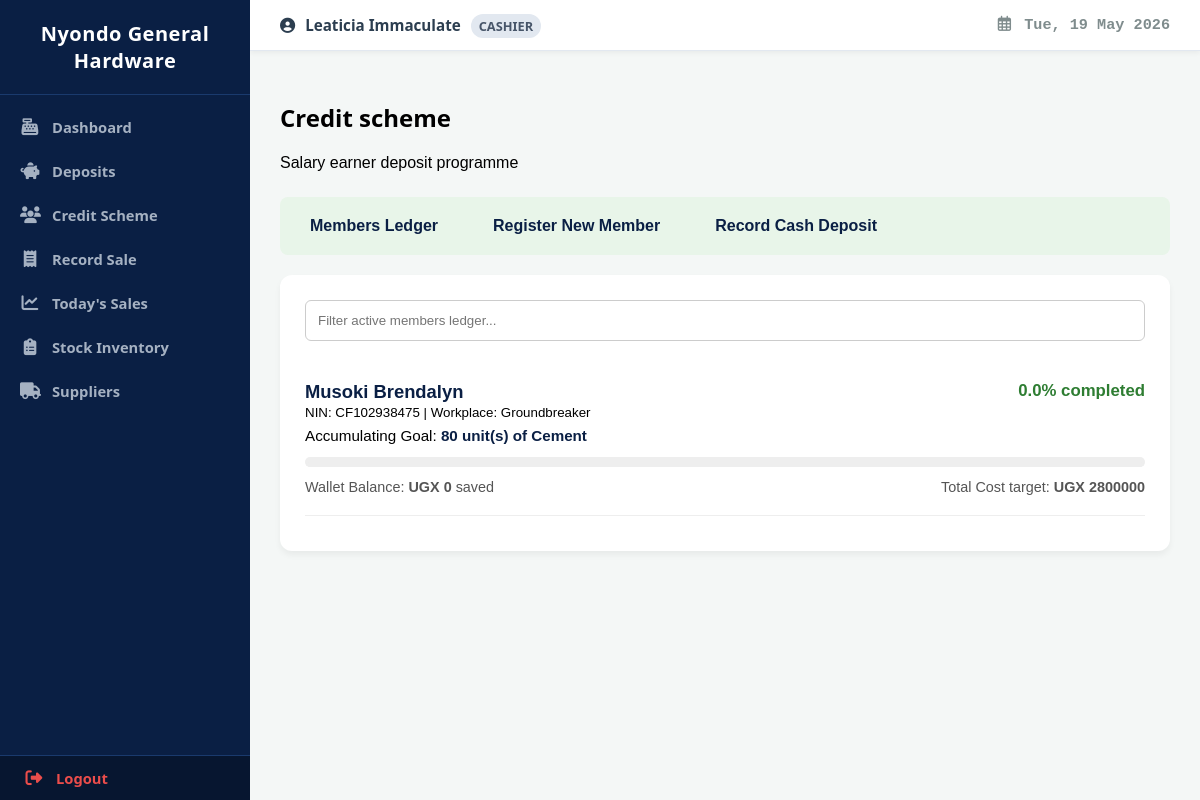
/deposits/ (signed in), run on an earlier commit of the app's database.
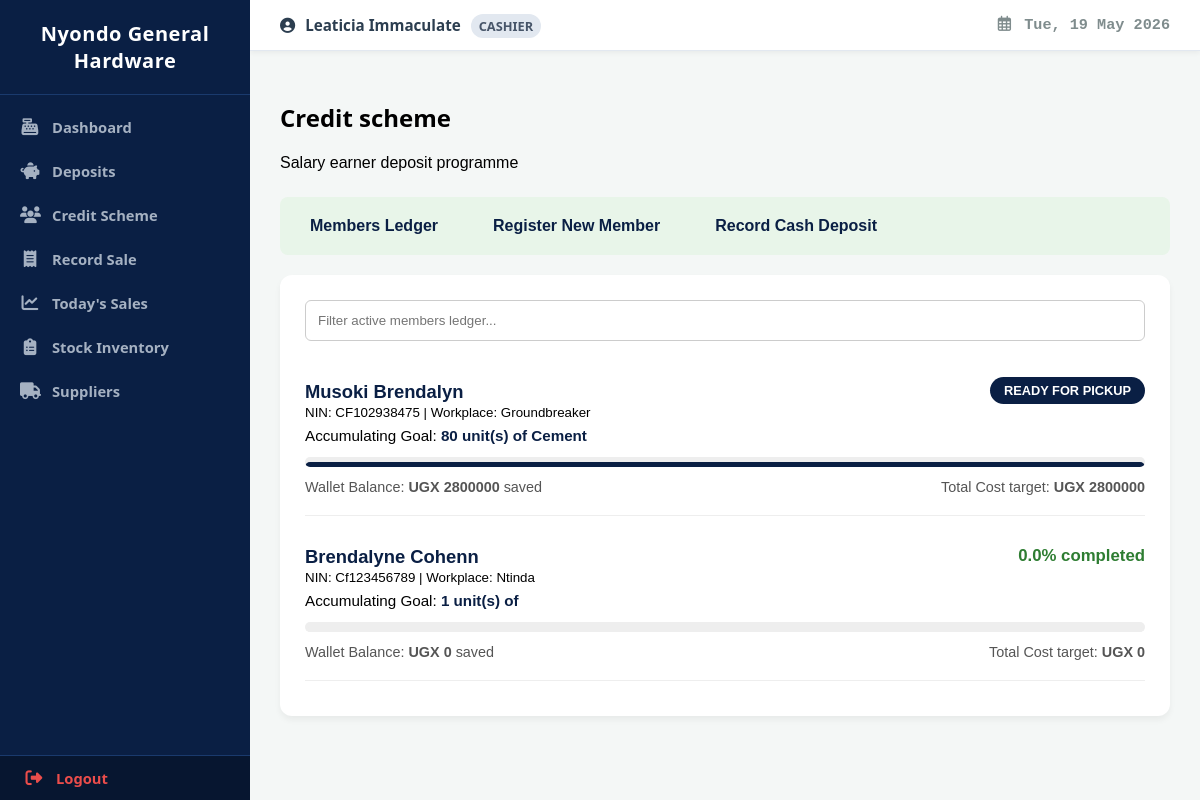
And on a later commit of the database.
### web/models.py (models this page shows, shortened)
class SalaryEarner(models.Model):
    national_id_name = models.CharField(max_length=100)
    nin_number = models.CharField(max_length=14, unique=True, validators=[ugandan_nin_rule])
    phone_number = models.CharField(max_length=15, validators=[ugandan_phone_rule])
    workplace = models.CharField(max_length=100, blank=True, null=True)
    target_product = models.ForeignKey(Item, on_delete=models.CASCADE, null=True, blank=True)
    target_quantity = models.PositiveIntegerField(default=1)
    target_amount = models.DecimalField(max_digits=12, decimal_places=0, default=0)
    credit_balance = models.DecimalField(max_digits=12, decimal_places=0, default=0)
    @property
    def progress(self):
        if self.target_amount > 0:
            percent = (self.credit_balance / self.target_amount) * 100
            return min(round(percent, 1), 100.0)
        return 0

class Item(models.Model):
    name = models.CharField(max_length=50, unique=True) # Cement, Iron Sheets, Iron Bars
    price = models.DecimalField(max_digits=12, decimal_places=0)

### web/views.py (the view, shortened to what this page needs)
# urls.py: path('deposits/', views.credit_scheme, name='credit_scheme'),
@login_required(login_url='/')
def credit_scheme(request):
    earners = SalaryEarner.objects.select_related('target_product').all()
    scheme_items = Item.objects.all()
    return render(request, 'deposits.html', {
        'earners': earners,
        'scheme_items': scheme_items
    })

### web/templates/deposits.html (shortened to what this page needs)
{% extends 'base.html' %}
{% block content %}
<h2>Credit scheme</h2>
<p class="text-muted" style="font-family: sans-serif; margin-bottom: 25px;">Salary earner deposit programme</p>
<div class="scheme-tabs">
    <a href="#members">Members Ledger</a>
    <a href="#register">Register New Member</a>
    <a href="#deposit">Record Cash Deposit</a>
</div>
<div id="members" class="tab-panel">
    <input type="text" placeholder="Filter active members ledger..." class="form-control" style="margin-bottom: 20px;">
    {% for earner in earners %}
    <div class="member-row">
        <div style="display: flex; justify-content: space-between; align-items: flex-start;">
            <div>
                <strong style="font-size: 1.15rem; color: #0a1f44;">{{ earner.national_id_name }}</strong><br>
                <small class="text-muted">NIN: {{ earner.nin_number }} | Workplace: {{ earner.workplace|default:"Private Sector" }}</small><br>
                <small style="display: inline-block; margin-top: 6px; font-size: 0.95rem;">Accumulating Goal: <strong style="color: #0a1f44;">{{ earner.target_quantity }} unit(s) of {{ earner.target_product.name }}</strong></small>
            </div>
            <div style="text-align: right;">
                {% if earner.progress >= 100 %}
                    <span class="badge-ready">READY FOR PICKUP</span>
                {% else %}
                    <strong style="color: #2e7d32; font-size: 1.05rem;">{{ earner.progress|floatformat:1 }}% completed</strong>
                {% endif %}
            </div>
        </div>
        <div class="bar-bg" style="margin: 12px 0;">
            <progress value="{{ earner.credit_balance|stringformat:'.0f' }}"
                max="{{ earner.target_amount|stringformat:'.0f' }}"
                style="width: 100%; height: 12px; accent-color: #0a1f44; border-radius: 5px;">
            </progress>
        </div>
        <div style="display: flex; justify-content: space-between; font-size: 0.9em; color: #555;">
            <span>Wallet Balance: <strong>UGX {{ earner.credit_balance|floatformat:0 }}</strong> saved</span>
            <span>Total Cost target: <strong>UGX {{ earner.target_amount|floatformat:0 }}</strong></span>
        </div>
    </div>
    {% empty %}
    <p style="text-align: center; color: #999; padding: 40px 0;">[ No active credit scheme tracking logs discovered in database files. ]</p>
    {% endfor %}
</div>
</div>
{% endblock %}

What changed in the data, as far as the page shows it:
changed SalaryEarner "Musoki Brendalyn": credit_balance "0" → "2800000"; progress "0.0" → (not shown); credit_balance "% completed" → "READY FOR PICKUP"
added SalaryEarner: national_id_name "Brendalyne Cohenn", nin_number "Cf123456789", workplace "Ntinda", target_quantity "1", progress "0.0", credit_balance "0", target_amount "0"
